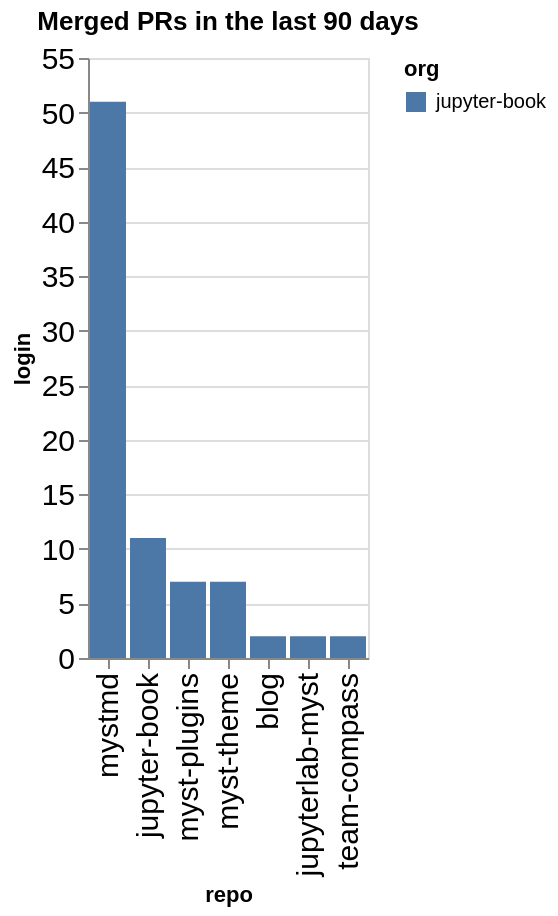

The notebook cell this image was saved under:
### Code cell
prs_by_repo = merged.groupby(['org', 'repo']).count()['login'].reset_index().sort_values(['org', 'login'], ascending=False)
alt.Chart(data=prs_by_repo, title=f"Merged PRs in the last {n_days} days").mark_bar().encode(
    x=alt.X('repo', sort=prs_by_repo['repo'].values.tolist()),
    y='login',
    color='org'
)

### Figure 1 — Vega-Lite specification as saved in the notebook (floating-point values rounded to 4 significant figures)
{"config": {"axisLeft": {"labelFontSize": 15}, "axisBottom": {"labelFontSize": 15}}, "data": {"name": "data-21d3d5a0cad9de7b4930e7b202bf0860"}, "mark": {"type": "bar"}, "encoding": {"color": {"field": "org", "type": "nominal"}, "x": {"field": "repo", "sort": ["mystmd", "jupyter-book", "myst-plugins", "myst-theme", "blog", "jupyterlab-myst", "team-compass"], "type": "nominal"}, "y": {"field": "login", "type": "quantitative"}}, "title": "Merged PRs in the last 90 days", "$schema": "https://vega.github.io/schema/vega-lite/v5.20.1.json", "datasets": {"data-21d3d5a0cad9de7b4930e7b202bf0860": [{"org": "jupyter-book", "repo": "mystmd", "login": 51}, {"org": "jupyter-book", "repo": "jupyter-book", "login": 11}, {"org": "jupyter-book", "repo": "myst-plugins", "login": 7}, {"org": "jupyter-book", "repo": "myst-theme", "login": 7}, {"org": "jupyter-book", "repo": "blog", "login": 2}, {"org": "jupyter-book", "repo": "jupyterlab-myst", "login": 2}, {"org": "jupyter-book", "repo": "team-compass", "login": 2}]}}
